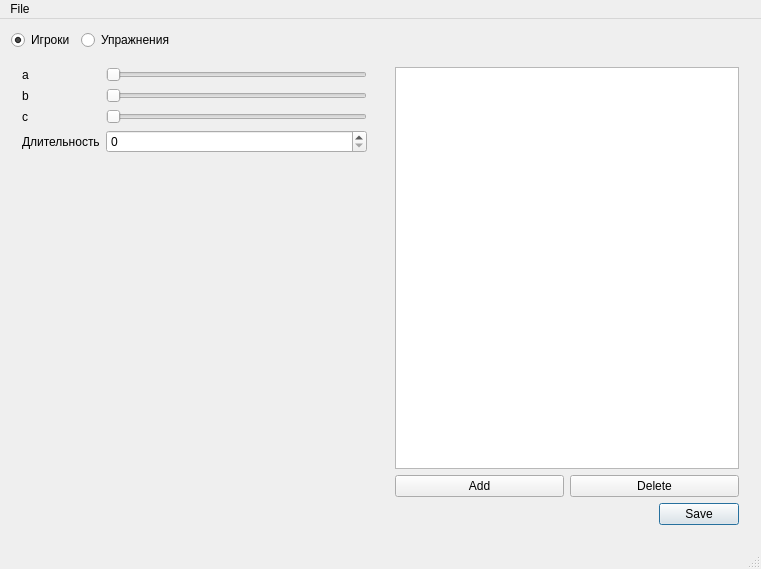
<?xml version="1.0" encoding="UTF-8"?>
<ui version="4.0">
 <class>MainWindowClass</class>
 <widget class="QMainWindow" name="MainWindowClass">
  <property name="geometry">
   <rect>
    <x>0</x>
    <y>0</y>
    <width>761</width>
    <height>569</height>
   </rect>
  </property>
  <property name="windowTitle">
   <string>MainWindow</string>
  </property>
  <widget class="QWidget" name="centralWidget">
   <layout class="QVBoxLayout" name="verticalLayout" stretch="1,20">
    <item>
     <layout class="QHBoxLayout" name="horizontalLayout">
      <item>
       <widget class="QRadioButton" name="playersRadioButton">
        <property name="text">
         <string>Игроки</string>
        </property>
        <property name="checked">
         <bool>true</bool>
        </property>
       </widget>
      </item>
      <item>
       <widget class="QRadioButton" name="tasksRadioButton">
        <property name="text">
         <string>Упражнения</string>
        </property>
        <property name="checked">
         <bool>false</bool>
        </property>
       </widget>
      </item>
      <item>
       <spacer name="horizontalSpacer">
        <property name="orientation">
         <enum>Qt::Orientation::Horizontal</enum>
        </property>
        <property name="sizeHint" stdset="0">
         <size>
          <width>40</width>
          <height>20</height>
         </size>
        </property>
       </spacer>
      </item>
     </layout>
    </item>
    <item>
     <layout class="QHBoxLayout" name="horizontalLayout_2" stretch="1,1">
      <item>
       <widget class="QWidget" name="dataInput" native="true">
        <layout class="QGridLayout" name="gridLayout">
         <item row="0" column="0">
          <widget class="QLabel" name="aLabel">
           <property name="text">
            <string>a</string>
           </property>
          </widget>
         </item>
         <item row="1" column="1">
          <widget class="QSlider" name="bSlider">
           <property name="maximum">
            <number>100</number>
           </property>
           <property name="pageStep">
            <number>10</number>
           </property>
           <property name="orientation">
            <enum>Qt::Orientation::Horizontal</enum>
           </property>
          </widget>
         </item>
         <item row="4" column="0" colspan="2">
          <widget class="QWidget" name="isPresentWidget" native="true">
           <property name="minimumSize">
            <size>
             <width>0</width>
             <height>200</height>
            </size>
           </property>
          </widget>
         </item>
         <item row="1" column="0">
          <widget class="QLabel" name="bLabel">
           <property name="text">
            <string>b</string>
           </property>
          </widget>
         </item>
         <item row="3" column="0">
          <widget class="QLabel" name="taskDurationLabel">
           <property name="text">
            <string>Длительность</string>
           </property>
          </widget>
         </item>
         <item row="2" column="0">
          <widget class="QLabel" name="cLabel">
           <property name="text">
            <string>c</string>
           </property>
          </widget>
         </item>
         <item row="3" column="1">
          <widget class="QSpinBox" name="taskDurationSpinBox"/>
         </item>
         <item row="2" column="1">
          <widget class="QSlider" name="cSlider">
           <property name="maximum">
            <number>100</number>
           </property>
           <property name="pageStep">
            <number>10</number>
           </property>
           <property name="orientation">
            <enum>Qt::Orientation::Horizontal</enum>
           </property>
          </widget>
         </item>
         <item row="0" column="1">
          <widget class="QSlider" name="aSlider">
           <property name="maximum">
            <number>100</number>
           </property>
           <property name="pageStep">
            <number>10</number>
           </property>
           <property name="orientation">
            <enum>Qt::Orientation::Horizontal</enum>
           </property>
          </widget>
         </item>
         <item row="5" column="0" colspan="2">
          <spacer name="verticalSpacer">
           <property name="orientation">
            <enum>Qt::Orientation::Vertical</enum>
           </property>
           <property name="sizeHint" stdset="0">
            <size>
             <width>20</width>
             <height>40</height>
            </size>
           </property>
          </spacer>
         </item>
        </layout>
       </widget>
      </item>
      <item>
       <widget class="QWidget" name="objectWidget" native="true">
        <layout class="QVBoxLayout" name="verticalLayout_3">
         <item>
          <widget class="QListWidget" name="saveListWidget"/>
         </item>
         <item>
          <layout class="QHBoxLayout" name="horizontalLayout_3">
           <property name="topMargin">
            <number>0</number>
           </property>
           <item>
            <widget class="QPushButton" name="addObjectButton">
             <property name="text">
              <string>Add</string>
             </property>
            </widget>
           </item>
           <item>
            <widget class="QPushButton" name="deleteObjectButton">
             <property name="text">
              <string>Delete</string>
             </property>
            </widget>
           </item>
          </layout>
         </item>
         <item>
          <widget class="QDialogButtonBox" name="saveButtonBox">
           <property name="standardButtons">
            <set>QDialogButtonBox::StandardButton::Save</set>
           </property>
          </widget>
         </item>
        </layout>
       </widget>
      </item>
     </layout>
    </item>
   </layout>
  </widget>
  <widget class="QMenuBar" name="menuBar">
   <property name="geometry">
    <rect>
     <x>0</x>
     <y>0</y>
     <width>761</width>
     <height>33</height>
    </rect>
   </property>
   <widget class="QMenu" name="menuFile">
    <property name="title">
     <string>File</string>
    </property>
    <addaction name="actionOpen"/>
    <addaction name="actionSave_as"/>
   </widget>
   <addaction name="menuFile"/>
  </widget>
  <widget class="QStatusBar" name="statusBar"/>
  <action name="actionOpen">
   <property name="text">
    <string>Open</string>
   </property>
  </action>
  <action name="actionSave_as">
   <property name="text">
    <string>Save as..</string>
   </property>
  </action>
 </widget>
 <layoutdefault spacing="6" margin="11"/>
 <resources>
  <include location="MainWindow.qrc"/>
 </resources>
 <connections/>
</ui>
